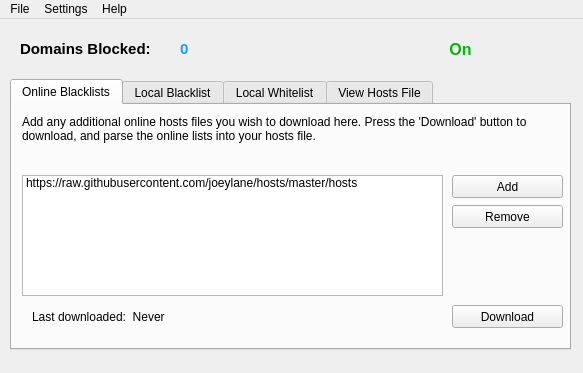
<?xml version="1.0" encoding="UTF-8"?>
<ui version="4.0">
 <class>MainWindow</class>
 <widget class="QMainWindow" name="MainWindow">
  <property name="geometry">
   <rect>
    <x>0</x>
    <y>0</y>
    <width>583</width>
    <height>373</height>
   </rect>
  </property>
  <property name="focusPolicy">
   <enum>Qt::StrongFocus</enum>
  </property>
  <property name="windowTitle">
   <string>Block That Shit</string>
  </property>
  <property name="styleSheet">
   <string notr="true"/>
  </property>
  <widget class="QWidget" name="centralwidget">
   <widget class="QTabWidget" name="tabWidget">
    <property name="geometry">
     <rect>
      <x>10</x>
      <y>60</y>
      <width>561</width>
      <height>271</height>
     </rect>
    </property>
    <property name="currentIndex">
     <number>0</number>
    </property>
    <widget class="QWidget" name="tab_4">
     <attribute name="title">
      <string>Online Blacklists</string>
     </attribute>
     <widget class="QPushButton" name="pushButton_Remove_Online_Blacklist">
      <property name="geometry">
       <rect>
        <x>440</x>
        <y>100</y>
        <width>111</width>
        <height>23</height>
       </rect>
      </property>
      <property name="text">
       <string>Remove</string>
      </property>
     </widget>
     <widget class="QPushButton" name="pushButton_Add_Online_Blacklist">
      <property name="geometry">
       <rect>
        <x>440</x>
        <y>70</y>
        <width>111</width>
        <height>23</height>
       </rect>
      </property>
      <property name="text">
       <string>Add</string>
      </property>
     </widget>
     <widget class="QListWidget" name="listWidget_Online_Blacklists">
      <property name="geometry">
       <rect>
        <x>10</x>
        <y>70</y>
        <width>421</width>
        <height>121</height>
       </rect>
      </property>
      <item>
       <property name="text">
        <string>https://raw.githubusercontent.com/joeylane/hosts/master/hosts</string>
       </property>
      </item>
     </widget>
     <widget class="QLabel" name="label_LastDownloadedDateTime">
      <property name="geometry">
       <rect>
        <x>20</x>
        <y>200</y>
        <width>291</width>
        <height>23</height>
       </rect>
      </property>
      <property name="font">
       <font>
        <pointsize>9</pointsize>
       </font>
      </property>
      <property name="text">
       <string>Last downloaded:  Never</string>
      </property>
      <property name="textInteractionFlags">
       <set>Qt::NoTextInteraction</set>
      </property>
     </widget>
     <widget class="QPushButton" name="pushButton_Update_Hosts_File">
      <property name="geometry">
       <rect>
        <x>440</x>
        <y>200</y>
        <width>111</width>
        <height>23</height>
       </rect>
      </property>
      <property name="text">
       <string>Download</string>
      </property>
     </widget>
     <widget class="QLabel" name="label_OnlineBlacklists">
      <property name="geometry">
       <rect>
        <x>10</x>
        <y>10</y>
        <width>541</width>
        <height>41</height>
       </rect>
      </property>
      <property name="text">
       <string>&lt;html&gt;&lt;head/&gt;&lt;body&gt;&lt;p&gt;Add any additional online hosts files you wish to download here.  Press the 'Download' button to download, and parse the online lists into your hosts file.&lt;/p&gt;&lt;/body&gt;&lt;/html&gt;</string>
      </property>
      <property name="alignment">
       <set>Qt::AlignLeading|Qt::AlignLeft|Qt::AlignTop</set>
      </property>
      <property name="wordWrap">
       <bool>true</bool>
      </property>
      <property name="textInteractionFlags">
       <set>Qt::NoTextInteraction</set>
      </property>
     </widget>
    </widget>
    <widget class="QWidget" name="tab_2">
     <attribute name="title">
      <string>Local Blacklist</string>
     </attribute>
     <widget class="QPlainTextEdit" name="plainTextEdit_Domain_Blacklist">
      <property name="geometry">
       <rect>
        <x>10</x>
        <y>70</y>
        <width>541</width>
        <height>131</height>
       </rect>
      </property>
      <property name="lineWrapMode">
       <enum>QPlainTextEdit::NoWrap</enum>
      </property>
      <property name="plainText">
       <string/>
      </property>
      <property name="tabStopWidth">
       <number>80</number>
      </property>
     </widget>
     <widget class="QLabel" name="label_Blacklist_Tab_Descripton">
      <property name="geometry">
       <rect>
        <x>10</x>
        <y>10</y>
        <width>541</width>
        <height>41</height>
       </rect>
      </property>
      <property name="text">
       <string>Enter one domain per line.  Lines that start with the # sign will be treated as comments and ignored.  All domains entered here shall be blocked.</string>
      </property>
      <property name="alignment">
       <set>Qt::AlignLeading|Qt::AlignLeft|Qt::AlignTop</set>
      </property>
      <property name="wordWrap">
       <bool>true</bool>
      </property>
      <property name="textInteractionFlags">
       <set>Qt::NoTextInteraction</set>
      </property>
     </widget>
     <widget class="QPushButton" name="pushButton_SaveBlackList">
      <property name="geometry">
       <rect>
        <x>460</x>
        <y>210</y>
        <width>91</width>
        <height>23</height>
       </rect>
      </property>
      <property name="text">
       <string>Save</string>
      </property>
     </widget>
    </widget>
    <widget class="QWidget" name="tab_3">
     <attribute name="title">
      <string>Local Whitelist</string>
     </attribute>
     <widget class="QPlainTextEdit" name="plainTextEdit_Domain_Whitelist">
      <property name="geometry">
       <rect>
        <x>10</x>
        <y>70</y>
        <width>541</width>
        <height>131</height>
       </rect>
      </property>
      <property name="lineWrapMode">
       <enum>QPlainTextEdit::NoWrap</enum>
      </property>
     </widget>
     <widget class="QLabel" name="label_Whitelist_Tab_Descripton">
      <property name="geometry">
       <rect>
        <x>10</x>
        <y>10</y>
        <width>541</width>
        <height>41</height>
       </rect>
      </property>
      <property name="text">
       <string>Enter one domain per line.  Lines that start with the # sign will be treated as comments and ignored.  Access will be permitted to any domains listed here.</string>
      </property>
      <property name="alignment">
       <set>Qt::AlignLeading|Qt::AlignLeft|Qt::AlignTop</set>
      </property>
      <property name="wordWrap">
       <bool>true</bool>
      </property>
      <property name="textInteractionFlags">
       <set>Qt::NoTextInteraction</set>
      </property>
     </widget>
     <widget class="QPushButton" name="pushButton_SaveWhiteList">
      <property name="geometry">
       <rect>
        <x>460</x>
        <y>210</y>
        <width>91</width>
        <height>23</height>
       </rect>
      </property>
      <property name="text">
       <string>Save</string>
      </property>
     </widget>
    </widget>
    <widget class="QWidget" name="tab">
     <attribute name="title">
      <string>View Hosts File</string>
     </attribute>
     <widget class="QPlainTextEdit" name="plainTextEdit_View_Hosts_File">
      <property name="geometry">
       <rect>
        <x>10</x>
        <y>90</y>
        <width>541</width>
        <height>131</height>
       </rect>
      </property>
      <property name="lineWrapMode">
       <enum>QPlainTextEdit::NoWrap</enum>
      </property>
      <property name="readOnly">
       <bool>true</bool>
      </property>
     </widget>
     <widget class="QLabel" name="label_Hostsfile_Tab_Warning">
      <property name="geometry">
       <rect>
        <x>10</x>
        <y>10</y>
        <width>541</width>
        <height>51</height>
       </rect>
      </property>
      <property name="sizePolicy">
       <sizepolicy hsizetype="Preferred" vsizetype="Preferred">
        <horstretch>0</horstretch>
        <verstretch>0</verstretch>
       </sizepolicy>
      </property>
      <property name="minimumSize">
       <size>
        <width>0</width>
        <height>0</height>
       </size>
      </property>
      <property name="text">
       <string>The hosts file is utilized by your operating system to assist with domain name resolution.  Block-That-Shit manipulates the hosts file, and forces any requests to blacklisted domains to redirect.</string>
      </property>
      <property name="textFormat">
       <enum>Qt::AutoText</enum>
      </property>
      <property name="scaledContents">
       <bool>true</bool>
      </property>
      <property name="alignment">
       <set>Qt::AlignLeading|Qt::AlignLeft|Qt::AlignTop</set>
      </property>
      <property name="wordWrap">
       <bool>true</bool>
      </property>
      <property name="textInteractionFlags">
       <set>Qt::NoTextInteraction</set>
      </property>
     </widget>
     <widget class="QLabel" name="label">
      <property name="geometry">
       <rect>
        <x>10</x>
        <y>70</y>
        <width>91</width>
        <height>16</height>
       </rect>
      </property>
      <property name="text">
       <string>&lt;html&gt;&lt;head/&gt;&lt;body&gt;&lt;p&gt;&lt;span style=&quot; font-weight:600; color:#000000;&quot;&gt;READ ONLY:&lt;/span&gt;&lt;/p&gt;&lt;/body&gt;&lt;/html&gt;</string>
      </property>
      <property name="textInteractionFlags">
       <set>Qt::NoTextInteraction</set>
      </property>
     </widget>
    </widget>
   </widget>
   <widget class="QLabel" name="label_DomainsBlocked">
    <property name="geometry">
     <rect>
      <x>20</x>
      <y>20</y>
      <width>151</width>
      <height>21</height>
     </rect>
    </property>
    <property name="sizePolicy">
     <sizepolicy hsizetype="MinimumExpanding" vsizetype="Preferred">
      <horstretch>0</horstretch>
      <verstretch>0</verstretch>
     </sizepolicy>
    </property>
    <property name="text">
     <string>&lt;html&gt;&lt;head/&gt;&lt;body&gt;&lt;p&gt;&lt;span style=&quot; font-size:15px; font-weight:600;&quot;&gt;Domains Blocked: &lt;/span&gt;&lt;/p&gt;&lt;/body&gt;&lt;/html&gt;</string>
    </property>
    <property name="scaledContents">
     <bool>true</bool>
    </property>
    <property name="textInteractionFlags">
     <set>Qt::NoTextInteraction</set>
    </property>
   </widget>
   <widget class="QLabel" name="label_DomainCount">
    <property name="geometry">
     <rect>
      <x>180</x>
      <y>20</y>
      <width>51</width>
      <height>21</height>
     </rect>
    </property>
    <property name="sizePolicy">
     <sizepolicy hsizetype="MinimumExpanding" vsizetype="Preferred">
      <horstretch>0</horstretch>
      <verstretch>0</verstretch>
     </sizepolicy>
    </property>
    <property name="text">
     <string>&lt;html&gt;&lt;head/&gt;&lt;body&gt;&lt;p&gt;&lt;span style=&quot; font-size:15px; font-weight:600; color:#1a9cff;&quot;&gt;0&lt;/span&gt;&lt;/p&gt;&lt;/body&gt;&lt;/html&gt;</string>
    </property>
    <property name="scaledContents">
     <bool>true</bool>
    </property>
    <property name="textInteractionFlags">
     <set>Qt::NoTextInteraction</set>
    </property>
   </widget>
   <widget class="QPushButton" name="pushButtonOnOff">
    <property name="geometry">
     <rect>
      <x>490</x>
      <y>10</y>
      <width>71</width>
      <height>41</height>
     </rect>
    </property>
    <property name="cursor">
     <cursorShape>PointingHandCursor</cursorShape>
    </property>
    <property name="text">
     <string/>
    </property>
    <property name="icon">
     <iconset>
      <normaloff>icons/Switch-On-256.png</normaloff>icons/Switch-On-256.png</iconset>
    </property>
    <property name="iconSize">
     <size>
      <width>64</width>
      <height>64</height>
     </size>
    </property>
    <property name="autoDefault">
     <bool>false</bool>
    </property>
    <property name="default">
     <bool>false</bool>
    </property>
    <property name="flat">
     <bool>true</bool>
    </property>
   </widget>
   <widget class="QLabel" name="label_OnOff">
    <property name="geometry">
     <rect>
      <x>440</x>
      <y>20</y>
      <width>41</width>
      <height>21</height>
     </rect>
    </property>
    <property name="text">
     <string>&lt;html&gt;&lt;head/&gt;&lt;body&gt;&lt;p&gt;&lt;span style=&quot; font-size:16px; font-weight:600; color:#07b50d;&quot;&gt;On&lt;/span&gt;&lt;/p&gt;&lt;/body&gt;&lt;/html&gt;</string>
    </property>
    <property name="alignment">
     <set>Qt::AlignCenter</set>
    </property>
    <property name="textInteractionFlags">
     <set>Qt::NoTextInteraction</set>
    </property>
   </widget>
  </widget>
  <widget class="QMenuBar" name="menubar">
   <property name="geometry">
    <rect>
     <x>0</x>
     <y>0</y>
     <width>583</width>
     <height>20</height>
    </rect>
   </property>
   <widget class="QMenu" name="menuFile">
    <property name="title">
     <string>File</string>
    </property>
    <addaction name="actionSave_Settings"/>
    <addaction name="actionSave_Settings_When_Exiting"/>
    <addaction name="actionRestore_Default_Settings"/>
    <addaction name="separator"/>
    <addaction name="actionBackup_Hosts_File"/>
    <addaction name="actionRestore_Hosts_File"/>
    <addaction name="separator"/>
    <addaction name="actionExit"/>
   </widget>
   <widget class="QMenu" name="menuHelp">
    <property name="title">
     <string>Help</string>
    </property>
    <addaction name="actionWebsite"/>
    <addaction name="actionCheck_For_Updates"/>
    <addaction name="actionReport_A_Bug"/>
    <addaction name="separator"/>
    <addaction name="actionAbout"/>
   </widget>
   <widget class="QMenu" name="menuHosts_Settings">
    <property name="title">
     <string>Settings</string>
    </property>
    <addaction name="actionInclude_IPv4_localhost"/>
    <addaction name="actionInclude_IPv6_localhost"/>
    <addaction name="actionInclude_IPv6_loopback"/>
    <addaction name="actionInclude_IPv6_localnet"/>
    <addaction name="actionInclude_IPv6_mcastprefix"/>
    <addaction name="actionInclude_IPv6_allnodes"/>
    <addaction name="actionInclude_IPv6_allrouters"/>
   </widget>
   <addaction name="menuFile"/>
   <addaction name="menuHosts_Settings"/>
   <addaction name="menuHelp"/>
  </widget>
  <widget class="QStatusBar" name="statusbar">
   <property name="sizeGripEnabled">
    <bool>false</bool>
   </property>
  </widget>
  <action name="actionBackup_Hosts_File">
   <property name="text">
    <string>Backup Hosts File</string>
   </property>
  </action>
  <action name="actionRestore_Hosts_File">
   <property name="text">
    <string>Restore Hosts File</string>
   </property>
  </action>
  <action name="actionEdit_Hosts_File">
   <property name="text">
    <string>Edit Hosts File Manually</string>
   </property>
  </action>
  <action name="actionExit">
   <property name="text">
    <string>Exit</string>
   </property>
  </action>
  <action name="actionAbout">
   <property name="text">
    <string>About</string>
   </property>
  </action>
  <action name="actionCheck_For_Updates">
   <property name="text">
    <string>Check For Updates</string>
   </property>
  </action>
  <action name="actionReport_A_Bug">
   <property name="text">
    <string>Report A Bug</string>
   </property>
  </action>
  <action name="actionWebsite">
   <property name="text">
    <string>Website</string>
   </property>
  </action>
  <action name="actionClear_Hosts_File">
   <property name="text">
    <string>Clear Hosts File</string>
   </property>
  </action>
  <action name="actionSave_Settings">
   <property name="text">
    <string>Save Settings</string>
   </property>
  </action>
  <action name="actionRestore_Default_Settings">
   <property name="text">
    <string>Restore Default Settings</string>
   </property>
  </action>
  <action name="actionSave_Settings_When_Exiting">
   <property name="checkable">
    <bool>true</bool>
   </property>
   <property name="checked">
    <bool>true</bool>
   </property>
   <property name="text">
    <string>Save Settings When Exiting</string>
   </property>
  </action>
  <action name="actionInclude_IPv4_localhost">
   <property name="checkable">
    <bool>true</bool>
   </property>
   <property name="checked">
    <bool>true</bool>
   </property>
   <property name="text">
    <string>Include IPv4 localhost</string>
   </property>
  </action>
  <action name="actionInclude_IPv6_localhost">
   <property name="checkable">
    <bool>true</bool>
   </property>
   <property name="checked">
    <bool>true</bool>
   </property>
   <property name="text">
    <string>Include IPv6 localhost</string>
   </property>
  </action>
  <action name="actionInclude_IPv6_loopback">
   <property name="checkable">
    <bool>true</bool>
   </property>
   <property name="checked">
    <bool>true</bool>
   </property>
   <property name="text">
    <string>Include IPv6 loopback</string>
   </property>
  </action>
  <action name="actionInclude_IPv6_localnet">
   <property name="checkable">
    <bool>true</bool>
   </property>
   <property name="checked">
    <bool>true</bool>
   </property>
   <property name="text">
    <string>Include IPv6 localnet</string>
   </property>
  </action>
  <action name="actionInclude_IPv6_mcastprefix">
   <property name="checkable">
    <bool>true</bool>
   </property>
   <property name="checked">
    <bool>true</bool>
   </property>
   <property name="text">
    <string>Include IPv6 mcastprefix</string>
   </property>
  </action>
  <action name="actionInclude_IPv6_allnodes">
   <property name="checkable">
    <bool>true</bool>
   </property>
   <property name="checked">
    <bool>true</bool>
   </property>
   <property name="text">
    <string>Include IPv6 allnodes</string>
   </property>
  </action>
  <action name="actionInclude_IPv6_allrouters">
   <property name="checkable">
    <bool>true</bool>
   </property>
   <property name="checked">
    <bool>true</bool>
   </property>
   <property name="text">
    <string>Include IPv6 allrouters</string>
   </property>
  </action>
 </widget>
 <resources/>
 <connections/>
</ui>
